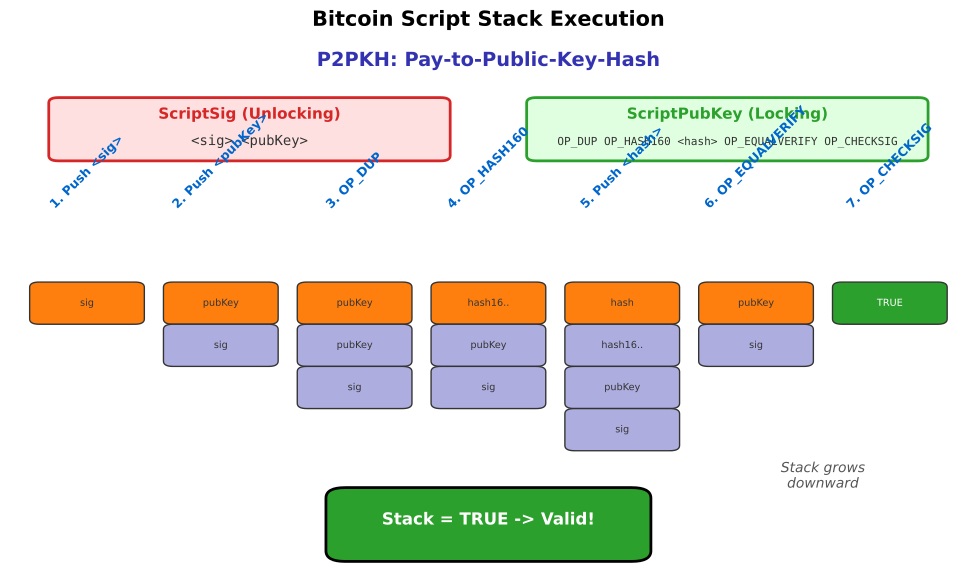

The Python source for this figure:
"""
P2PKH Script Execution
Shows stack-based execution of Pay-to-Public-Key-Hash
"""

import matplotlib.pyplot as plt
import matplotlib.patches as patches
from matplotlib.patches import FancyBboxPatch, FancyArrowPatch
import numpy as np
from pathlib import Path

CHART_METADATA = {
    'title': 'P2PKH Script Execution',
    'url': 'https://github.com/Digital-AI-Finance/Blockchain_Crypto/tree/main/Module_A_Blockchain_Foundations/L06_Bitcoin_Protocol/charts/04_script_execution'
}

plt.rcParams.update({
    'font.size': 14,
    'axes.labelsize': 14,
    'axes.titlesize': 16,
    'xtick.labelsize': 12,
    'ytick.labelsize': 12,
    'legend.fontsize': 12,
    'figure.figsize': (10, 6),
    'figure.dpi': 150
})

MLPURPLE = '#3333B2'
MLBLUE = '#0066CC'
MLORANGE = '#FF7F0E'
MLGREEN = '#2CA02C'
MLRED = '#D62728'
MLLAVENDER = '#ADADE0'

fig, ax = plt.subplots(figsize=(10, 6))

# Script components at top
ax.text(0.50, 0.95, 'P2PKH: Pay-to-Public-Key-Hash', ha='center', fontsize=14,
        fontweight='bold', color=MLPURPLE)

# ScriptSig (unlocking)
sig_box = FancyBboxPatch((0.05, 0.78), 0.40, 0.10,
                          boxstyle="round,pad=0.01", facecolor='#FFE0E0',
                          edgecolor=MLRED, linewidth=2)
ax.add_patch(sig_box)
ax.text(0.25, 0.85, 'ScriptSig (Unlocking)', ha='center', fontsize=14,
        fontweight='bold', color=MLRED)
ax.text(0.25, 0.80, '<sig> <pubKey>', ha='center', fontsize=14,
        family='monospace', color='#333')

# ScriptPubKey (locking)
pubkey_box = FancyBboxPatch((0.55, 0.78), 0.40, 0.10,
                             boxstyle="round,pad=0.01", facecolor='#E0FFE0',
                             edgecolor=MLGREEN, linewidth=2)
ax.add_patch(pubkey_box)
ax.text(0.75, 0.85, 'ScriptPubKey (Locking)', ha='center', fontsize=14,
        fontweight='bold', color=MLGREEN)
ax.text(0.75, 0.80, 'OP_DUP OP_HASH160 <hash> OP_EQUALVERIFY OP_CHECKSIG',
        ha='center', fontsize=14, family='monospace', color='#333')

# Execution steps
steps = [
    (0.08, 'Push <sig>', ['sig']),
    (0.22, 'Push <pubKey>', ['pubKey', 'sig']),
    (0.36, 'OP_DUP', ['pubKey', 'pubKey', 'sig']),
    (0.50, 'OP_HASH160', ['hash160', 'pubKey', 'sig']),
    (0.64, 'Push <hash>', ['hash', 'hash160', 'pubKey', 'sig']),
    (0.78, 'OP_EQUALVERIFY', ['pubKey', 'sig']),
    (0.92, 'OP_CHECKSIG', ['TRUE']),
]

# Draw execution flow
base_y = 0.65
for i, (x, op, stack) in enumerate(steps):
    # Operation label
    ax.text(x, base_y + 0.03, f'{i+1}. {op}', ha='center', fontsize=14,
            fontweight='bold', color=MLBLUE, rotation=45)

    # Stack visualization
    stack_height = len(stack) * 0.08
    for j, item in enumerate(stack):
        y = base_y - 0.15 - j * 0.08
        color = MLGREEN if item == 'TRUE' else MLORANGE if j == 0 else MLLAVENDER
        box = FancyBboxPatch((x - 0.05, y - 0.03), 0.10, 0.06,
                              boxstyle="round,pad=0.01", facecolor=color,
                              edgecolor='#333', linewidth=1)
        ax.add_patch(box)
        # Truncate long items
        display = item[:6] + '..' if len(item) > 6 else item
        ax.text(x, y, display, ha='center', va='center', fontsize=14,
                color='white' if item == 'TRUE' else '#333')

# Result annotation
result_box = FancyBboxPatch((0.35, 0.03), 0.30, 0.10,
                             boxstyle="round,pad=0.02", facecolor=MLGREEN,
                             edgecolor='black', linewidth=2)
ax.add_patch(result_box)
ax.text(0.50, 0.08, 'Stack = TRUE -> Valid!', ha='center', fontsize=15,
        fontweight='bold', color='white')

# Legend
ax.text(0.85, 0.15, 'Stack grows\ndownward', ha='center', fontsize=14,
        color='#555', style='italic')

ax.set_xlim(0, 1)
ax.set_ylim(0, 1)
ax.axis('off')

plt.title('Bitcoin Script Stack Execution', fontweight='bold', fontsize=15, pad=10)
plt.tight_layout()

output_path = Path(__file__).parent / 'chart.pdf'
plt.savefig(output_path, bbox_inches='tight', dpi=300)
print(f"Chart saved to: {output_path.absolute()}")
plt.close()
